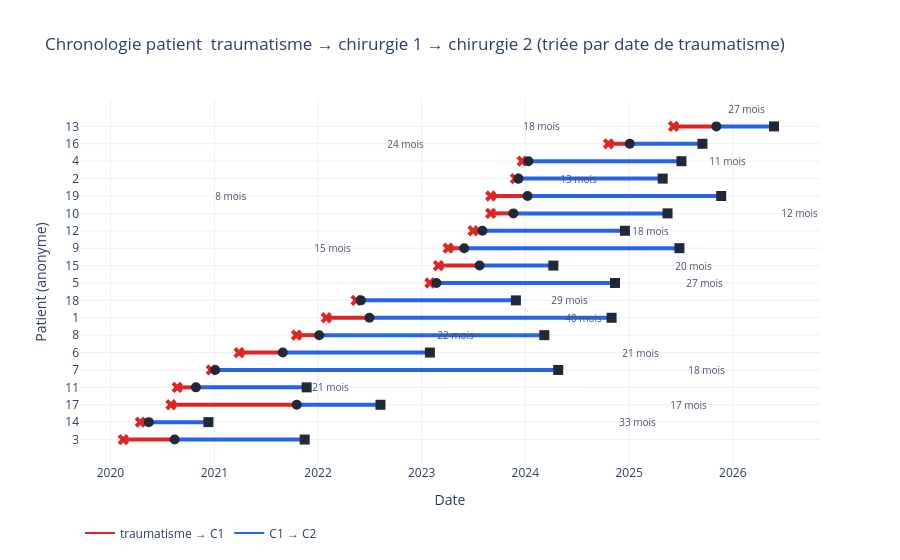

The cell this chart's notebook holds for it:
### Markdown cell above
## 4  Tendances temporelles

Délai traumatisme → chirurgie 1, intervalle entre chirurgies, et leur éventuelle dépendance vis-à-vis de la catégorie de pivot ou de l'IMC.

### Code cell
# Fig 6  Chronologie Gantt : traumatisme → C1 → C2 par patient (triée par date du traumatisme)
order = df.drop_duplicates("anonyme").sort_values("date_du_trauma")["anonyme"].tolist()

fig = go.Figure()
for pt in order:
    sub = df[df["anonyme"] == pt].sort_values("surgery_num")
    trauma = sub["date_du_trauma"].iloc[0]
    chir1 = sub.loc[sub["surgery_num"] == 1, "date_chir"].iloc[0]
    chir2 = sub.loc[sub["surgery_num"] == 2, "date_chir"].iloc[0]
    pt_str = str(pt)
    fig.add_trace(
        go.Scatter(
            x=[trauma, chir1],
            y=[pt_str, pt_str],
            mode="lines",
            line=dict(color="#dc2626", width=4),
            showlegend=False,
            hoverinfo="skip",
        )
    )
    fig.add_trace(
        go.Scatter(
            x=[chir1, chir2],
            y=[pt_str, pt_str],
            mode="lines",
            line=dict(color="#2563eb", width=4),
            showlegend=False,
            hoverinfo="skip",
        )
    )
    fig.add_trace(
        go.Scatter(
            x=[trauma, chir1, chir2],
            y=[pt_str] * 3,
            mode="markers",
            marker=dict(
                color=["#dc2626", "#1f2937", "#1f2937"],
                symbol=["x", "circle", "square"],
                size=10,
            ),
            text=["traumatisme", "chirurgie 1", "chirurgie 2"],
            hovertemplate="%{text}<br>%{x|%Y-%m-%d}<extra></extra>",
            showlegend=False,
        )
    )
    months_total = (chir2 - trauma).days / 30.4375
    fig.add_annotation(
        x=chir2,
        y=pt_str,
        text=f"  {months_total:.0f} mois",
        showarrow=False,
        xanchor="left",
        font=dict(size=10, color="#475569"),
    )

# Legend dummies
fig.add_trace(
    go.Scatter(
        x=[None],
        y=[None],
        mode="lines",
        line=dict(color="#dc2626"),
        name="traumatisme → C1",
    )
)
fig.add_trace(
    go.Scatter(
        x=[None], y=[None], mode="lines", line=dict(color="#2563eb"), name="C1 → C2"
    )
)

fig.update_layout(
    title="Chronologie patient  traumatisme → chirurgie 1 → chirurgie 2 (triée par date de traumatisme)",
    yaxis_title="Patient (anonyme)",
    xaxis_title="Date",
    height=560,
    legend=dict(orientation="h", y=-0.15),
)
fig.show()

### Figure 1 — Plotly figure (JSON) as saved in the notebook; plotly's stock layout.template omitted (floating-point values rounded to 4 significant figures)
{"data": [{"hoverinfo": "skip", "line": {"color": "#dc2626", "width": 4}, "mode": "lines", "showlegend": false, "type": "scatter", "x": ["2020-02-15T00:00:00", "2020-08-14T00:00:00"], "y": ["3", "3"]}, {"hoverinfo": "skip", "line": {"color": "#2563eb", "width": 4}, "mode": "lines", "showlegend": false, "type": "scatter", "x": ["2020-08-14T00:00:00", "2021-11-15T00:00:00"], "y": ["3", "3"]}, {"hovertemplate": "%{text}<br>%{x|%Y-%m-%d}<extra></extra>", "marker": {"color": ["#dc2626", "#1f2937", "#1f2937"], "size": 10, "symbol": ["x", "circle", "square"]}, "mode": "markers", "showlegend": false, "text": ["traumatisme", "chirurgie 1", "chirurgie 2"], "type": "scatter", "x": ["2020-02-15T00:00:00", "2020-08-14T00:00:00", "2021-11-15T00:00:00"], "y": ["3", "3", "3"]}, {"hoverinfo": "skip", "line": {"color": "#dc2626", "width": 4}, "mode": "lines", "showlegend": false, "type": "scatter", "x": ["2020-04-15T00:00:00", "2020-05-15T00:00:00"], "y": ["14", "14"]}, {"hoverinfo": "skip", "line": {"color": "#2563eb", "width": 4}, "mode": "lines", "showlegend": false, "type": "scatter", "x": ["2020-05-15T00:00:00", "2020-12-11T00:00:00"], "y": ["14", "14"]}, {"hovertemplate": "%{text}<br>%{x|%Y-%m-%d}<extra></extra>", "marker": {"color": ["#dc2626", "#1f2937", "#1f2937"], "size": 10, "symbol": ["x", "circle", "square"]}, "mode": "markers", "showlegend": false, "text": ["traumatisme", "chirurgie 1", "chirurgie 2"], "type": "scatter", "x": ["2020-04-15T00:00:00", "2020-05-15T00:00:00", "2020-12-11T00:00:00"], "y": ["14", "14", "14"]}, {"hoverinfo": "skip", "line": {"color": "#dc2626", "width": 4}, "mode": "lines", "showlegend": false, "type": "scatter", "x": ["2020-08-01T00:00:00", "2021-10-18T00:00:00"], "y": ["17", "17"]}, {"hoverinfo": "skip", "line": {"color": "#2563eb", "width": 4}, "mode": "lines", "showlegend": false, "type": "scatter", "x": ["2021-10-18T00:00:00", "2022-08-09T00:00:00"], "y": ["17", "17"]}, {"hovertemplate": "%{text}<br>%{x|%Y-%m-%d}<extra></extra>", "marker": {"color": ["#dc2626", "#1f2937", "#1f2937"], "size": 10, "symbol": ["x", "circle", "square"]}, "mode": "markers", "showlegend": false, "text": ["traumatisme", "chirurgie 1", "chirurgie 2"], "type": "scatter", "x": ["2020-08-01T00:00:00", "2021-10-18T00:00:00", "2022-08-09T00:00:00"], "y": ["17", "17", "17"]}, {"hoverinfo": "skip", "line": {"color": "#dc2626", "width": 4}, "mode": "lines", "showlegend": false, "type": "scatter", "x": ["2020-08-23T00:00:00", "2020-10-28T00:00:00"], "y": ["11", "11"]}, {"hoverinfo": "skip", "line": {"color": "#2563eb", "width": 4}, "mode": "lines", "showlegend": false, "type": "scatter", "x": ["2020-10-28T00:00:00", "2021-11-22T00:00:00"], "y": ["11", "11"]}, {"hovertemplate": "%{text}<br>%{x|%Y-%m-%d}<extra></extra>", "marker": {"color": ["#dc2626", "#1f2937", "#1f2937"], "size": 10, "symbol": ["x", "circle", "square"]}, "mode": "markers", "showlegend": false, "text": ["traumatisme", "chirurgie 1", "chirurgie 2"], "type": "scatter", "x": ["2020-08-23T00:00:00", "2020-10-28T00:00:00", "2021-11-22T00:00:00"], "y": ["11", "11", "11"]}, {"hoverinfo": "skip", "line": {"color": "#dc2626", "width": 4}, "mode": "lines", "showlegend": false, "type": "scatter", "x": ["2020-12-21T00:00:00", "2021-01-04T00:00:00"], "y": ["7", "7"]}, {"hoverinfo": "skip", "line": {"color": "#2563eb", "width": 4}, "mode": "lines", "showlegend": false, "type": "scatter", "x": ["2021-01-04T00:00:00", "2024-04-26T00:00:00"], "y": ["7", "7"]}, {"hovertemplate": "%{text}<br>%{x|%Y-%m-%d}<extra></extra>", "marker": {"color": ["#dc2626", "#1f2937", "#1f2937"], "size": 10, "symbol": ["x", "circle", "square"]}, "mode": "markers", "showlegend": false, "text": ["traumatisme", "chirurgie 1", "chirurgie 2"], "type": "scatter", "x": ["2020-12-21T00:00:00", "2021-01-04T00:00:00", "2024-04-26T00:00:00"], "y": ["7", "7", "7"]}, {"hoverinfo": "skip", "line": {"color": "#dc2626", "width": 4}, "mode": "lines", "showlegend": false, "type": "scatter", "x": ["2021-03-29T00:00:00", "2021-08-30T00:00:00"], "y": ["6", "6"]}, {"hoverinfo": "skip", "line": {"color": "#2563eb", "width": 4}, "mode": "lines", "showlegend": false, "type": "scatter", "x": ["2021-08-30T00:00:00", "2023-01-30T00:00:00"], "y": ["6", "6"]}, {"hovertemplate": "%{text}<br>%{x|%Y-%m-%d}<extra></extra>", "marker": {"color": ["#dc2626", "#1f2937", "#1f2937"], "size": 10, "symbol": ["x", "circle", "square"]}, "mode": "markers", "showlegend": false, "text": ["traumatisme", "chirurgie 1", "chirurgie 2"], "type": "scatter", "x": ["2021-03-29T00:00:00", "2021-08-30T00:00:00", "2023-01-30T00:00:00"], "y": ["6", "6", "6"]}, {"hoverinfo": "skip", "line": {"color": "#dc2626", "width": 4}, "mode": "lines", "showlegend": false, "type": "scatter", "x": ["2021-10-17T00:00:00", "2022-01-05T00:00:00"], "y": ["8", "8"]}, {"hoverinfo": "skip", "line": {"color": "#2563eb", "width": 4}, "mode": "lines", "showlegend": false, "type": "scatter", "x": ["2022-01-05T00:00:00", "2024-03-08T00:00:00"], "y": ["8", "8"]}, {"hovertemplate": "%{text}<br>%{x|%Y-%m-%d}<extra></extra>", "marker": {"color": ["#dc2626", "#1f2937", "#1f2937"], "size": 10, "symbol": ["x", "circle", "square"]}, "mode": "markers", "showlegend": false, "text": ["traumatisme", "chirurgie 1", "chirurgie 2"], "type": "scatter", "x": ["2021-10-17T00:00:00", "2022-01-05T00:00:00", "2024-03-08T00:00:00"], "y": ["8", "8", "8"]}, {"hoverinfo": "skip", "line": {"color": "#dc2626", "width": 4}, "mode": "lines", "showlegend": false, "type": "scatter", "x": ["2022-01-30T00:00:00", "2022-07-01T00:00:00"], "y": ["1", "1"]}, {"hoverinfo": "skip", "line": {"color": "#2563eb", "width": 4}, "mode": "lines", "showlegend": false, "type": "scatter", "x": ["2022-07-01T00:00:00", "2024-10-31T00:00:00"], "y": ["1", "1"]}, {"hovertemplate": "%{text}<br>%{x|%Y-%m-%d}<extra></extra>", "marker": {"color": ["#dc2626", "#1f2937", "#1f2937"], "size": 10, "symbol": ["x", "circle", "square"]}, "mode": "markers", "showlegend": false, "text": ["traumatisme", "chirurgie 1", "chirurgie 2"], "type": "scatter", "x": ["2022-01-30T00:00:00", "2022-07-01T00:00:00", "2024-10-31T00:00:00"], "y": ["1", "1", "1"]}, {"hoverinfo": "skip", "line": {"color": "#dc2626", "width": 4}, "mode": "lines", "showlegend": false, "type": "scatter", "x": ["2022-05-15T00:00:00", "2022-06-01T00:00:00"], "y": ["18", "18"]}, {"hoverinfo": "skip", "line": {"color": "#2563eb", "width": 4}, "mode": "lines", "showlegend": false, "type": "scatter", "x": ["2022-06-01T00:00:00", "2023-11-29T00:00:00"], "y": ["18", "18"]}, {"hovertemplate": "%{text}<br>%{x|%Y-%m-%d}<extra></extra>", "marker": {"color": ["#dc2626", "#1f2937", "#1f2937"], "size": 10, "symbol": ["x", "circle", "square"]}, "mode": "markers", "showlegend": false, "text": ["traumatisme", "chirurgie 1", "chirurgie 2"], "type": "scatter", "x": ["2022-05-15T00:00:00", "2022-06-01T00:00:00", "2023-11-29T00:00:00"], "y": ["18", "18", "18"]}, {"hoverinfo": "skip", "line": {"color": "#dc2626", "width": 4}, "mode": "lines", "showlegend": false, "type": "scatter", "x": ["2023-01-30T00:00:00", "2023-02-22T00:00:00"], "y": ["5", "5"]}, {"hoverinfo": "skip", "line": {"color": "#2563eb", "width": 4}, "mode": "lines", "showlegend": false, "type": "scatter", "x": ["2023-02-22T00:00:00", "2024-11-12T00:00:00"], "y": ["5", "5"]}, {"hovertemplate": "%{text}<br>%{x|%Y-%m-%d}<extra></extra>", "marker": {"color": ["#dc2626", "#1f2937", "#1f2937"], "size": 10, "symbol": ["x", "circle", "square"]}, "mode": "markers", "showlegend": false, "text": ["traumatisme", "chirurgie 1", "chirurgie 2"], "type": "scatter", "x": ["2023-01-30T00:00:00", "2023-02-22T00:00:00", "2024-11-12T00:00:00"], "y": ["5", "5", "5"]}, {"hoverinfo": "skip", "line": {"color": "#dc2626", "width": 4}, "mode": "lines", "showlegend": false, "type": "scatter", "x": ["2023-03-01T00:00:00", "2023-07-24T00:00:00"], "y": ["15", "15"]}, {"hoverinfo": "skip", "line": {"color": "#2563eb", "width": 4}, "mode": "lines", "showlegend": false, "type": "scatter", "x": ["2023-07-24T00:00:00", "2024-04-09T00:00:00"], "y": ["15", "15"]}, {"hovertemplate": "%{text}<br>%{x|%Y-%m-%d}<extra></extra>", "marker": {"color": ["#dc2626", "#1f2937", "#1f2937"], "size": 10, "symbol": ["x", "circle", "square"]}, "mode": "markers", "showlegend": false, "text": ["traumatisme", "chirurgie 1", "chirurgie 2"], "type": "scatter", "x": ["2023-03-01T00:00:00", "2023-07-24T00:00:00", "2024-04-09T00:00:00"], "y": ["15", "15", "15"]}, {"hoverinfo": "skip", "line": {"color": "#dc2626", "width": 4}, "mode": "lines", "showlegend": false, "type": "scatter", "x": ["2023-04-04T00:00:00", "2023-05-31T00:00:00"], "y": ["9", "9"]}, {"hoverinfo": "skip", "line": {"color": "#2563eb", "width": 4}, "mode": "lines", "showlegend": false, "type": "scatter", "x": ["2023-05-31T00:00:00", "2025-06-27T00:00:00"], "y": ["9", "9"]}, {"hovertemplate": "%{text}<br>%{x|%Y-%m-%d}<extra></extra>", "marker": {"color": ["#dc2626", "#1f2937", "#1f2937"], "size": 10, "symbol": ["x", "circle", "square"]}, "mode": "markers", "showlegend": false, "text": ["traumatisme", "chirurgie 1", "chirurgie 2"], "type": "scatter", "x": ["2023-04-04T00:00:00", "2023-05-31T00:00:00", "2025-06-27T00:00:00"], "y": ["9", "9", "9"]}, {"hoverinfo": "skip", "line": {"color": "#dc2626", "width": 4}, "mode": "lines", "showlegend": false, "type": "scatter", "x": ["2023-07-01T00:00:00", "2023-08-03T00:00:00"], "y": ["12", "12"]}, {"hoverinfo": "skip", "line": {"color": "#2563eb", "width": 4}, "mode": "lines", "showlegend": false, "type": "scatter", "x": ["2023-08-03T00:00:00", "2024-12-17T00:00:00"], "y": ["12", "12"]}, {"hovertemplate": "%{text}<br>%{x|%Y-%m-%d}<extra></extra>", "marker": {"color": ["#dc2626", "#1f2937", "#1f2937"], "size": 10, "symbol": ["x", "circle", "square"]}, "mode": "markers", "showlegend": false, "text": ["traumatisme", "chirurgie 1", "chirurgie 2"], "type": "scatter", "x": ["2023-07-01T00:00:00", "2023-08-03T00:00:00", "2024-12-17T00:00:00"], "y": ["12", "12", "12"]}, {"hoverinfo": "skip", "line": {"color": "#dc2626", "width": 4}, "mode": "lines", "showlegend": false, "type": "scatter", "x": ["2023-09-01T00:00:00", "2023-11-20T00:00:00"], "y": ["10", "10"]}, {"hoverinfo": "skip", "line": {"color": "#2563eb", "width": 4}, "mode": "lines", "showlegend": false, "type": "scatter", "x": ["2023-11-20T00:00:00", "2025-05-16T00:00:00"], "y": ["10", "10"]}, {"hovertemplate": "%{text}<br>%{x|%Y-%m-%d}<extra></extra>", "marker": {"color": ["#dc2626", "#1f2937", "#1f2937"], "size": 10, "symbol": ["x", "circle", "square"]}, "mode": "markers", "showlegend": false, "text": ["traumatisme", "chirurgie 1", "chirurgie 2"], "type": "scatter", "x": ["2023-09-01T00:00:00", "2023-11-20T00:00:00", "2025-05-16T00:00:00"], "y": ["10", "10", "10"]}, {"hoverinfo": "skip", "line": {"color": "#dc2626", "width": 4}, "mode": "lines", "showlegend": false, "type": "scatter", "x": ["2023-09-01T00:00:00", "2024-01-09T00:00:00"], "y": ["19", "19"]}, {"hoverinfo": "skip", "line": {"color": "#2563eb", "width": 4}, "mode": "lines", "showlegend": false, "type": "scatter", "x": ["2024-01-09T00:00:00", "2025-11-21T00:00:00"], "y": ["19", "19"]}, {"hovertemplate": "%{text}<br>%{x|%Y-%m-%d}<extra></extra>", "marker": {"color": ["#dc2626", "#1f2937", "#1f2937"], "size": 10, "symbol": ["x", "circle", "square"]}, "mode": "markers", "showlegend": false, "text": ["traumatisme", "chirurgie 1", "chirurgie 2"], "type": "scatter", "x": ["2023-09-01T00:00:00", "2024-01-09T00:00:00", "2025-11-21T00:00:00"], "y": ["19", "19", "19"]}, {"hoverinfo": "skip", "line": {"color": "#dc2626", "width": 4}, "mode": "lines", "showlegend": false, "type": "scatter", "x": ["2023-11-27T00:00:00", "2023-12-08T00:00:00"], "y": ["2", "2"]}, {"hoverinfo": "skip", "line": {"color": "#2563eb", "width": 4}, "mode": "lines", "showlegend": false, "type": "scatter", "x": ["2023-12-08T00:00:00", "2025-04-29T00:00:00"], "y": ["2", "2"]}, {"hovertemplate": "%{text}<br>%{x|%Y-%m-%d}<extra></extra>", "marker": {"color": ["#dc2626", "#1f2937", "#1f2937"], "size": 10, "symbol": ["x", "circle", "square"]}, "mode": "markers", "showlegend": false, "text": ["traumatisme", "chirurgie 1", "chirurgie 2"], "type": "scatter", "x": ["2023-11-27T00:00:00", "2023-12-08T00:00:00", "2025-04-29T00:00:00"], "y": ["2", "2", "2"]}, {"hoverinfo": "skip", "line": {"color": "#dc2626", "width": 4}, "mode": "lines", "showlegend": false, "type": "scatter", "x": ["2023-12-21T00:00:00", "2024-01-12T00:00:00"], "y": ["4", "4"]}, {"hoverinfo": "skip", "line": {"color": "#2563eb", "width": 4}, "mode": "lines", "showlegend": false, "type": "scatter", "x": ["2024-01-12T00:00:00", "2025-07-04T00:00:00"], "y": ["4", "4"]}, {"hovertemplate": "%{text}<br>%{x|%Y-%m-%d}<extra></extra>", "marker": {"color": ["#dc2626", "#1f2937", "#1f2937"], "size": 10, "symbol": ["x", "circle", "square"]}, "mode": "markers", "showlegend": false, "text": ["traumatisme", "chirurgie 1", "chirurgie 2"], "type": "scatter", "x": ["2023-12-21T00:00:00", "2024-01-12T00:00:00", "2025-07-04T00:00:00"], "y": ["4", "4", "4"]}, {"hoverinfo": "skip", "line": {"color": "#dc2626", "width": 4}, "mode": "lines", "showlegend": false, "type": "scatter", "x": ["2024-10-20T00:00:00", "2025-01-03T00:00:00"], "y": ["16", "16"]}, {"hoverinfo": "skip", "line": {"color": "#2563eb", "width": 4}, "mode": "lines", "showlegend": false, "type": "scatter", "x": ["2025-01-03T00:00:00", "2025-09-16T00:00:00"], "y": ["16", "16"]}, {"hovertemplate": "%{text}<br>%{x|%Y-%m-%d}<extra></extra>", "marker": {"color": ["#dc2626", "#1f2937", "#1f2937"], "size": 10, "symbol": ["x", "circle", "square"]}, "mode": "markers", "showlegend": false, "text": ["traumatisme", "chirurgie 1", "chirurgie 2"], "type": "scatter", "x": ["2024-10-20T00:00:00", "2025-01-03T00:00:00", "2025-09-16T00:00:00"], "y": ["16", "16", "16"]}, {"hoverinfo": "skip", "line": {"color": "#dc2626", "width": 4}, "mode": "lines", "showlegend": false, "type": "scatter", "x": ["2025-06-06T00:00:00", "2025-11-04T00:00:00"], "y": ["13", "13"]}, {"hoverinfo": "skip", "line": {"color": "#2563eb", "width": 4}, "mode": "lines", "showlegend": false, "type": "scatter", "x": ["2025-11-04T00:00:00", "2026-05-26T00:00:00"], "y": ["13", "13"]}, {"hovertemplate": "%{text}<br>%{x|%Y-%m-%d}<extra></extra>", "marker": {"color": ["#dc2626", "#1f2937", "#1f2937"], "size": 10, "symbol": ["x", "circle", "square"]}, "mode": "markers", "showlegend": false, "text": ["traumatisme", "chirurgie 1", "chirurgie 2"], "type": "scatter", "x": ["2025-06-06T00:00:00", "2025-11-04T00:00:00", "2026-05-26T00:00:00"], "y": ["13", "13", "13"]}, {"line": {"color": "#dc2626"}, "mode": "lines", "name": "traumatisme → C1", "type": "scatter", "x": [null], "y": [null]}, {"line": {"color": "#2563eb"}, "mode": "lines", "name": "C1 → C2", "type": "scatter", "x": [null], "y": [null]}], "layout": {"annotations": [{"font": {"color": "#475569", "size": 10}, "showarrow": false, "text": "  21 mois", "x": "2021-11-15T00:00:00", "xanchor": "left", "y": "3"}, {"font": {"color": "#475569", "size": 10}, "showarrow": false, "text": "  8 mois", "x": "2020-12-11T00:00:00", "xanchor": "left", "y": "14"}, {"font": {"color": "#475569", "size": 10}, "showarrow": false, "text": "  24 mois", "x": "2022-08-09T00:00:00", "xanchor": "left", "y": "17"}, {"font": {"color": "#475569", "size": 10}, "showarrow": false, "text": "  15 mois", "x": "2021-11-22T00:00:00", "xanchor": "left", "y": "11"}, {"font": {"color": "#475569", "size": 10}, "showarrow": false, "text": "  40 mois", "x": "2024-04-26T00:00:00", "xanchor": "left", "y": "7"}, {"font": {"color": "#475569", "size": 10}, "showarrow": false, "text": "  22 mois", "x": "2023-01-30T00:00:00", "xanchor": "left", "y": "6"}, {"font": {"color": "#475569", "size": 10}, "showarrow": false, "text": "  29 mois", "x": "2024-03-08T00:00:00", "xanchor": "left", "y": "8"}, {"font": {"color": "#475569", "size": 10}, "showarrow": false, "text": "  33 mois", "x": "2024-10-31T00:00:00", "xanchor": "left", "y": "1"}, {"font": {"color": "#475569", "size": 10}, "showarrow": false, "text": "  18 mois", "x": "2023-11-29T00:00:00", "xanchor": "left", "y": "18"}, {"font": {"color": "#475569", "size": 10}, "showarrow": false, "text": "  21 mois", "x": "2024-11-12T00:00:00", "xanchor": "left", "y": "5"}, {"font": {"color": "#475569", "size": 10}, "showarrow": false, "text": "  13 mois", "x": "2024-04-09T00:00:00", "xanchor": "left", "y": "15"}, {"font": {"color": "#475569", "size": 10}, "showarrow": false, "text": "  27 mois", "x": "2025-06-27T00:00:00", "xanchor": "left", "y": "9"}, {"font": {"color": "#475569", "size": 10}, "showarrow": false, "text": "  18 mois", "x": "2024-12-17T00:00:00", "xanchor": "left", "y": "12"}, {"font": {"color": "#475569", "size": 10}, "showarrow": false, "text": "  20 mois", "x": "2025-05-16T00:00:00", "xanchor": "left", "y": "10"}, {"font": {"color": "#475569", "size": 10}, "showarrow": false, "text": "  27 mois", "x": "2025-11-21T00:00:00", "xanchor": "left", "y": "19"}, {"font": {"color": "#475569", "size": 10}, "showarrow": false, "text": "  17 mois", "x": "2025-04-29T00:00:00", "xanchor": "left", "y": "2"}, {"font": {"color": "#475569", "size": 10}, "showarrow": false, "text": "  18 mois", "x": "2025-07-04T00:00:00", "xanchor": "left", "y": "4"}, {"font": {"color": "#475569", "size": 10}, "showarrow": false, "text": "  11 mois", "x": "2025-09-16T00:00:00", "xanchor": "left", "y": "16"}, {"font": {"color": "#475569", "size": 10}, "showarrow": false, "text": "  12 mois", "x": "2026-05-26T00:00:00", "xanchor": "left", "y": "13"}], "height": 560, "legend": {"orientation": "h", "y": -0.15}, "title": {"text": "Chronologie patient  traumatisme → chirurgie 1 → chirurgie 2 (triée par date de traumatisme)"}, "xaxis": {"title": {"text": "Date"}}, "yaxis": {"title": {"text": "Patient (anonyme)"}}}}
